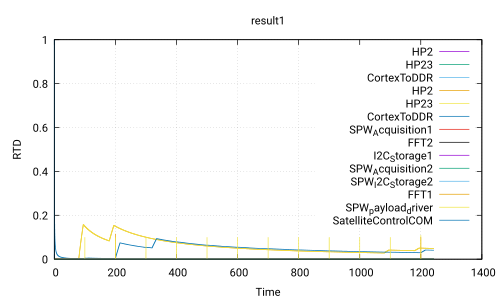

Generate this figure with gnuplot:
 set title 'result1'
 set ylabel 'RTD'
 set xlabel 'Time'
 set grid
 set term pdf
 set output 'Use_case_DoubleCamera_noSafety.ATIPPIC0.executable320.0_100.0.pdf'
 plot 'Use_case_DoubleCamera_noSafety.ATIPPIC0.executable320.0_100.0.csv' using 1:2 with lines title 'HP2','Use_case_DoubleCamera_noSafety.ATIPPIC0.executable320.0_100.0.csv' using 1:3 with lines title 'HP23','Use_case_DoubleCamera_noSafety.ATIPPIC0.executable320.0_100.0.csv' using 1:4 with lines title 'CortexToDDR','Use_case_DoubleCamera_noSafety.ATIPPIC0.executable320.0_100.0.csv' using 1:5 with lines title 'HP2','Use_case_DoubleCamera_noSafety.ATIPPIC0.executable320.0_100.0.csv' using 1:6 with lines title 'HP23','Use_case_DoubleCamera_noSafety.ATIPPIC0.executable320.0_100.0.csv' using 1:7 with lines title 'CortexToDDR','Use_case_DoubleCamera_noSafety.ATIPPIC0.executable320.0_100.0.csv' using 1:8 with lines title 'SPW_Acquisition1','Use_case_DoubleCamera_noSafety.ATIPPIC0.executable320.0_100.0.csv' using 1:9 with lines title 'FFT2','Use_case_DoubleCamera_noSafety.ATIPPIC0.executable320.0_100.0.csv' using 1:10 with lines title 'I2C_Storage1','Use_case_DoubleCamera_noSafety.ATIPPIC0.executable320.0_100.0.csv' using 1:11 with lines title 'SPW_Acquisition2','Use_case_DoubleCamera_noSafety.ATIPPIC0.executable320.0_100.0.csv' using 1:12 with lines title 'SPW_I2C_Storage2','Use_case_DoubleCamera_noSafety.ATIPPIC0.executable320.0_100.0.csv' using 1:13 with lines title 'FFT1','Use_case_DoubleCamera_noSafety.ATIPPIC0.executable320.0_100.0.csv' using 1:14 with lines title 'SPW_payload_driver','Use_case_DoubleCamera_noSafety.ATIPPIC0.executable320.0_100.0.csv' using 1:15 with lines title 'SatelliteControlCOM'
